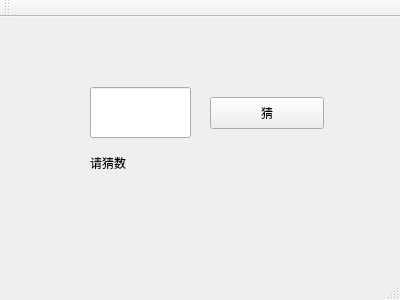
<?xml version="1.0" encoding="UTF-8"?>
<ui version="4.0">
 <class>MainWindow</class>
 <widget class="QMainWindow" name="MainWindow">
  <property name="geometry">
   <rect>
    <x>0</x>
    <y>0</y>
    <width>400</width>
    <height>300</height>
   </rect>
  </property>
  <property name="windowTitle">
   <string>MainWindow</string>
  </property>
  <widget class="QWidget" name="centralWidget">
   <widget class="QLineEdit" name="lineEdit">
    <property name="geometry">
     <rect>
      <x>90</x>
      <y>70</y>
      <width>101</width>
      <height>51</height>
     </rect>
    </property>
    <property name="font">
     <font>
      <pointsize>36</pointsize>
     </font>
    </property>
   </widget>
   <widget class="QLabel" name="label">
    <property name="geometry">
     <rect>
      <x>90</x>
      <y>120</y>
      <width>101</width>
      <height>51</height>
     </rect>
    </property>
    <property name="text">
     <string>请猜数</string>
    </property>
   </widget>
   <widget class="QPushButton" name="pushButton">
    <property name="geometry">
     <rect>
      <x>210</x>
      <y>80</y>
      <width>114</width>
      <height>32</height>
     </rect>
    </property>
    <property name="text">
     <string>猜</string>
    </property>
   </widget>
  </widget>
  <widget class="QMenuBar" name="menuBar">
   <property name="geometry">
    <rect>
     <x>0</x>
     <y>0</y>
     <width>400</width>
     <height>22</height>
    </rect>
   </property>
  </widget>
  <widget class="QToolBar" name="mainToolBar">
   <attribute name="toolBarArea">
    <enum>TopToolBarArea</enum>
   </attribute>
   <attribute name="toolBarBreak">
    <bool>false</bool>
   </attribute>
  </widget>
  <widget class="QStatusBar" name="statusBar"/>
 </widget>
 <layoutdefault spacing="6" margin="11"/>
 <resources/>
 <connections/>
</ui>
